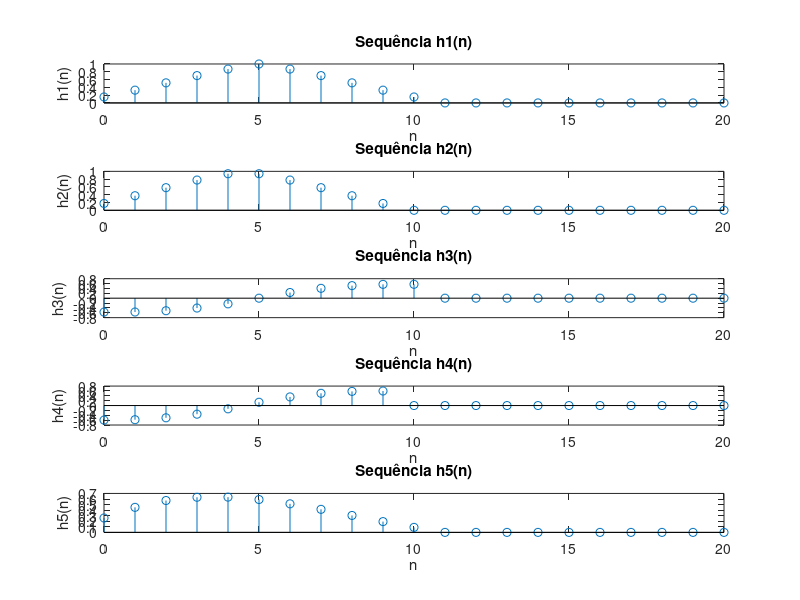

Here is the MATLAB script that generated this plot:
addpath("funcoes/")
% n = 0:30;  % Definindo o intervalo de n
% u = @(n) double(n >= 0);  % Função unitária

% % % % % Sequência h1(n)
% h1 = (0.9).^abs(n - 5) .* cos(pi * (n - 5) / 12) .* (u(n, 0) - u(n, 11));

% % % % % Sequência h2(n)
% % h2 = (0.9).^abs(n - 4.5) .* cos(pi * (n - 4.5) / 11) .* (u(n, 0) - u(n, 10));

% % % Sequência h3(n)
% % % h3 = (0.9).^abs(n - 5) .* sin(pi * (n - 5) / 12) .* (u(n, 0) - u(n, 11));

% % % % Sequência h4(n)
% % % h4 = (0.9).^abs(n - 4.5) .* sin(pi * (n - 4.5) / 11) .* (u(n, 0) - u(n, 10));

% % % % Sequência h5(n)
% % % h5 = (0.9).^n .* cos(pi * (n - 5) / 12) .* (u(n, 0) - u(n, 11));

% % % Chamada da função Ampl_Res para calcular Hr e polinômio P
% [Hr, w, P, L] = Ampl_Res(h1);

% % % Plot da resposta de amplitude
% figure;
% plot(w, Hr);
% title('Resposta de Amplitude de h1(n)');
% xlabel('\omega');
% ylabel('Hr(\omega)');
% pause(15);


% Definindo o intervalo de n
n = 0:20;

% Função degrau unitário
u = @(n, n0) double(n >= n0);

% Sequência h1(n)
h1 = (0.9).^abs(n - 5) .* cos(pi * (n - 5) / 12) .* (u(n, 0) - u(n, 11));

% Sequência h2(n)
h2 = (0.9).^abs(n - 4.5) .* cos(pi * (n - 4.5) / 11) .* (u(n, 0) - u(n, 10));

% Sequência h3(n)
h3 = (0.9).^abs(n - 5) .* sin(pi * (n - 5) / 12) .* (u(n, 0) - u(n, 11));

% Sequência h4(n)
h4 = (0.9).^abs(n - 4.5) .* sin(pi * (n - 4.5) / 11) .* (u(n, 0) - u(n, 10));

% Sequência h5(n)
h5 = (0.9).^n .* cos(pi * (n - 5) / 12) .* (u(n, 0) - u(n, 11));

% Exibindo as sequências para verificar se não são todas zeros
figure;
subplot(5, 1, 1);
stem(n, h1);
title('Sequência h1(n)');
xlabel('n');
ylabel('h1(n)');

subplot(5, 1, 2);
stem(n, h2);
title('Sequência h2(n)');
xlabel('n');
ylabel('h2(n)');

subplot(5, 1, 3);
stem(n, h3);
title('Sequência h3(n)');
xlabel('n');
ylabel('h3(n)');

subplot(5, 1, 4);
stem(n, h4);
title('Sequência h4(n)');
xlabel('n');
ylabel('h4(n)');

subplot(5, 1, 5);
stem(n, h5);
title('Sequência h5(n)');
xlabel('n');
ylabel('h5(n)');
% pause(10);

print("trab3/2.png", "-dpng");
